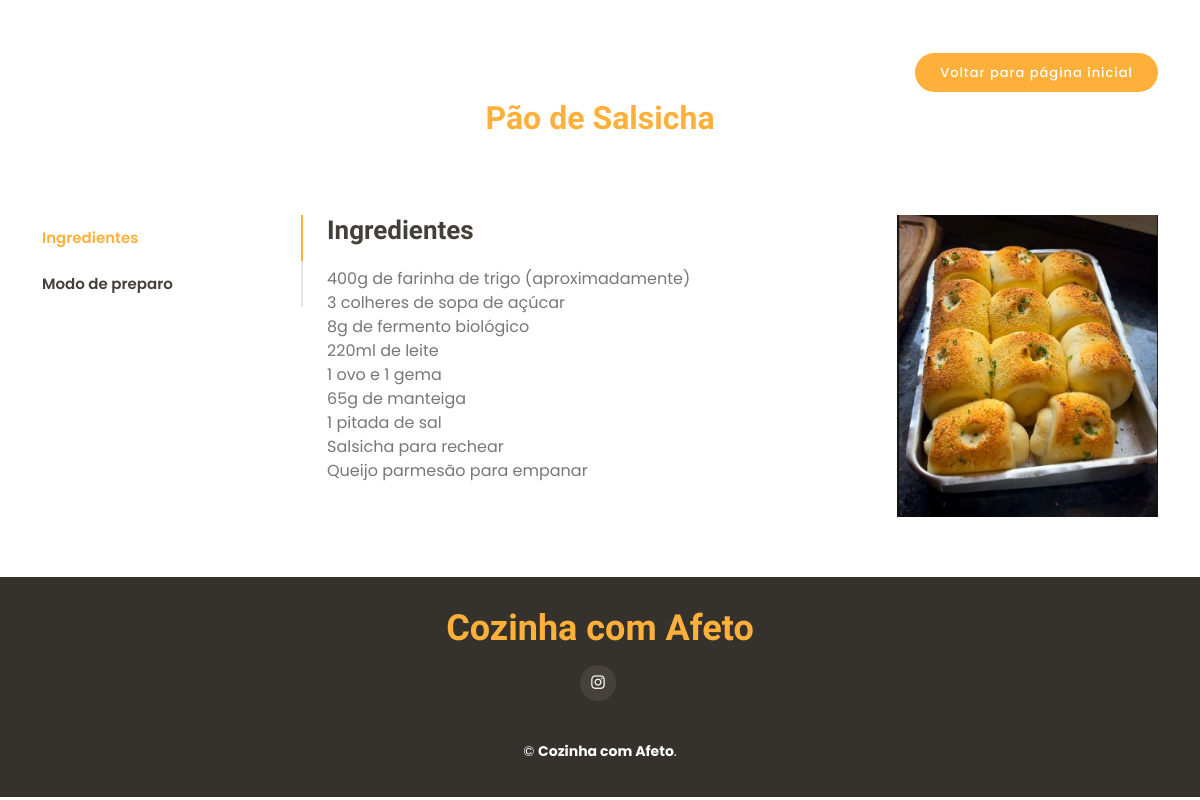
/receita.php?id=3, run on the app's committed database.
### tables this page shows
CREATE TABLE receitas (
  id int(11) NOT NULL AUTO_INCREMENT PRIMARY KEY,
  titulo varchar(150) NOT NULL,
  ingredientes text not null,
  modo_preparo text not null,
  foto varchar(255) null,
  categoria_id int not null,
  foreign key (categoria_id) references categorias (id)
);

### receita.php (the view, shortened to what this page needs)
<?php
$dsn = 'mysql:host=127.0.0.1;dbname=cozinha;charset=utf8;';
$conn = new PDO($dsn, 'root', '', [
    PDO::ATTR_ERRMODE => PDO::ERRMODE_EXCEPTION
]);
$query = "SELECT * FROM receitas where id='".$_GET['id']."';";
$stmt = $conn->query($query);
$receita = $stmt->fetchAll(PDO::FETCH_ASSOC);
?>
<!DOCTYPE html>
<html lang="pt-br">
<head>
    <link href="assets/vendor/animate.css/animate.min.css" rel="stylesheet">
    <link href="assets/vendor/bootstrap/css/bootstrap.min.css" rel="stylesheet">
    <link href="assets/vendor/bootstrap-icons/bootstrap-icons.css" rel="stylesheet">
    <link href="assets/vendor/boxicons/css/boxicons.min.css" rel="stylesheet">
    <link href="assets/vendor/glightbox/css/glightbox.min.css" rel="stylesheet">
    <link href="assets/vendor/swiper/swiper-bundle.min.css" rel="stylesheet">
    <link href="assets/css/style.css" rel="stylesheet">
</head>
<body>
     <section id="specials" class="specials">
            <div class="container">
            <div class="col-lg-12" style="text-align: right;">
      <a href="index.php" class="book-a-table-btn scrollto">Voltar para página inicial</a>
    </div>
                <div class="section-title">
                    <h2><span><?= $receita[0]['titulo']?></span></h2><br><br>
                </div>
                <div class="row">
                    <div class="col-lg-3">
                        <ul class="nav nav-tabs flex-column">
                            <li class="nav-item">
                                <a class="nav-link active show" data-bs-toggle="tab" href="#tab-1">Ingredientes</a>
                            </li>
                            <li class="nav-item">
                                <a class="nav-link" data-bs-toggle="tab" href="#tab-2">Modo de preparo</a>
                            </li>
                        </ul>
                    </div>
                    <div class="col-lg-9 mt-4 mt-lg-0">
                        <div class="tab-content">
                            <div class="tab-pane active show" id="tab-1">
                                <div class="row">
                                    <div class="col-lg-8 details order-2 order-lg-1">
                                        <h3>Ingredientes</h3>
                                        <p class="fst-italic"><?= $receita[0]['ingredientes'] ?></p>
                                    </div>
                                    <div class="col-lg-4 text-center order-1 order-lg-2">
                                        <img src="src/receitas/upload/<?= $receita[0]['foto'] ?>" alt="" class="img-fluid">
                                    </div>
                                </div>
                            </div>
                        </div>
                    </div>
                </div>
            </div>
        </section>
        <footer id="footer">
        <div class="container">
            <h3>Cozinha com Afeto</h3>
            <div class="social-links">
                <a href="https://www.instagram.com/danicozinhapratica/" target="blank" class="instagram"><i class="bx bxl-instagram"></i></a>
            </div>
            <div class="copyright">
                &copy;  <strong><span>Cozinha com Afeto</span></strong>.
            </div>
        </div>
    </footer>
</body>
</html>

### assets/css/style.css (style rules this page uses)
body { font-family: "Poppins", sans-serif; color: #444444; }
a { text-decoration: none; color: #ffb03b; }
h1, h2, h3, h4, h5, h6 { font-family: "Satisfy", sans-serif; }
.book-a-table-btn { background: #ffb03b; color: #fff; border-radius: 50px; margin: 0 0 0 20px; padding: 10px 25px; font-size: 13px; font-weight: 500; letter-spacing: 1px; transition: 0.3s; white-space: nowrap; }
section { padding: 60px 0; }
.section-title { text-align: center; padding-bottom: 30px; }
.section-title h2 { margin: 15px 0 0 0; font-size: 32px; font-weight: 700; color: #5f5950; }
.section-title h2 span { color: #ffb03b; }
.specials { overflow: hidden; }
.specials .nav-tabs { border: 0; }
.specials .nav-link { border: 0; padding: 12px 15px 12px 0; transition: 0.3s; color: #433f39; border-radius: 0; border-right: 2px solid #e8e7e4; font-weight: 600; font-size: 15px; }
.specials .nav-link.active { color: #ffb03b; border-color: #ffb03b; }
.specials .tab-pane.active { animation: fadeIn 0.5s ease-out; }
.specials .details h3 { font-size: 26px; font-weight: 600; margin-bottom: 20px; color: #433f39; }
.specials .details p { color: #777777; }
#footer { background: #35322d; color: #fff; font-size: 14px; text-align: center; padding: 30px 0; }
#footer h3 { font-size: 36px; font-weight: 700; color: #ffb03b; position: relative; padding: 0; margin: 0 0 15px 0; }
#footer .social-links { margin: 0 0 40px 0; }
#footer .social-links a { font-size: 18px; display: inline-block; background: #46423b; color: #fff; line-height: 1; padding: 8px 0; margin-right: 4px; border-radius: 50%; text-align: center; width: 36px; height: 36px; transition: 0.3s; }
#footer .copyright { margin: 0 0 5px 0; }

### data on the page
receitas: titulo "Pão de Salsicha", ingredientes "400g de farinha de trigo (aproximadamente) 3 colheres de sopa de açúcar 8g de fermento biológico 220ml de leite 1 ovo e 1 gema 65g de manteiga 1 pitada de sal Salsicha para rechear Queijo parmesão para empanar", foto (picture)
